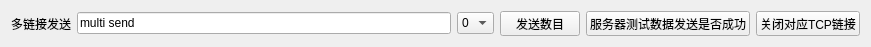
   <widget class="QWidget" name="layoutWidget">
    <property name="geometry">
     <rect>
      <x>10</x>
      <y>860</y>
      <width>871</width>
      <height>27</height>
     </rect>
    </property>
    <layout class="QHBoxLayout" name="horizontalLayout_12">
     <item>
      <widget class="QLabel" name="label_mux1">
       <property name="text">
        <string>多链接发送</string>
       </property>
      </widget>
     </item>
     <item>
      <widget class="QLineEdit" name="lineEdit_testSend">
       <property name="text">
        <string>multi send</string>
       </property>
      </widget>
     </item>
     <item>
      <widget class="QComboBox" name="comboBox_linkId">
       <item>
        <property name="text">
         <string>0</string>
        </property>
       </item>
       <item>
        <property name="text">
         <string>1</string>
        </property>
       </item>
       <item>
        <property name="text">
         <string>2</string>
        </property>
       </item>
       <item>
        <property name="text">
         <string>3</string>
        </property>
       </item>
       <item>
        <property name="text">
         <string>4</string>
        </property>
       </item>
       <item>
        <property name="text">
         <string>5</string>
        </property>
       </item>
      </widget>
     </item>
     <item>
      <widget class="QPushButton" name="pushButton_sendNum">
       <property name="minimumSize">
        <size>
         <width>0</width>
         <height>25</height>
        </size>
       </property>
       <property name="maximumSize">
        <size>
         <width>16777215</width>
         <height>25</height>
        </size>
       </property>
       <property name="text">
        <string>发送数目</string>
       </property>
      </widget>
     </item>
     <item>
      <widget class="QPushButton" name="pushButton_testSend">
       <property name="minimumSize">
        <size>
         <width>0</width>
         <height>25</height>
        </size>
       </property>
       <property name="maximumSize">
        <size>
         <width>16777215</width>
         <height>25</height>
        </size>
       </property>
       <property name="text">
        <string>服务器测试数据发送是否成功</string>
       </property>
      </widget>
     </item>
     <item>
      <widget class="QPushButton" name="pushButton_closeTcpMux">
       <property name="minimumSize">
        <size>
         <width>0</width>
         <height>25</height>
        </size>
       </property>
       <property name="maximumSize">
        <size>
         <width>16777215</width>
         <height>25</height>
        </size>
       </property>
       <property name="text">
        <string>关闭对应TCP链接</string>
       </property>
      </widget>
     </item>
    </layout>
   </widget>
